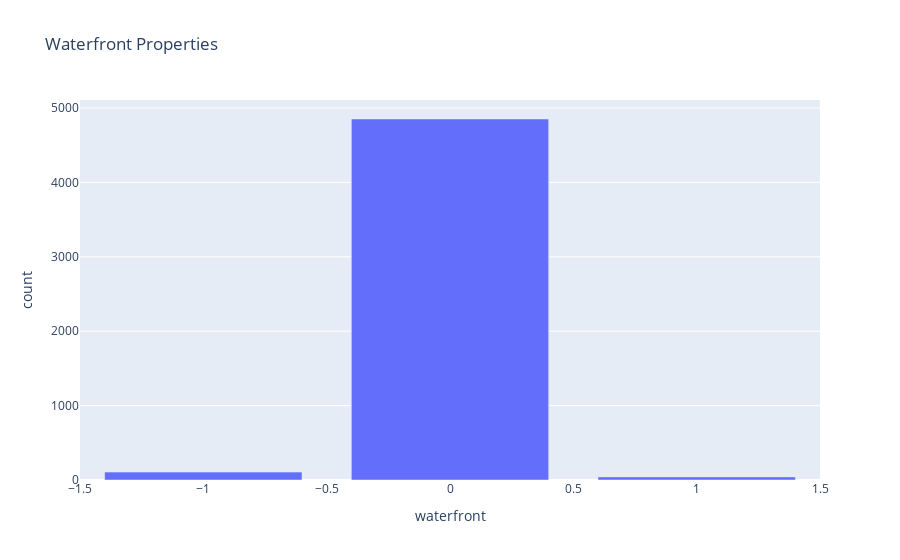

Notebook cell for this chart:
### Markdown cell above
### Identification of Misencoded Values

We observe the following discrepancies in the dataset:

- The **waterfront** variable, which is expected to be dichotomous, contains 3 unique values instead of the expected 2.
- The **condition** variable has 5 unique values, while it should only have 4 (A, B, C, and D).
- The **floors** variable displays 6 unique values. While this is not necessarily incorrect, as noted earlier in the `_.head()_` output, some of the values contain decimal portions.

We will further investigate these three variables through the use of bar graphs to better understand their distribution and identify any misencoded values.

### Code cell
# Compute the value counts for the 'waterfront' column
woterfront_count = viviendas["waterfront"].value_counts().reset_index()

# Rename columns for clarity
woterfront_count.columns = ['waterfront', 'count']

# Create the bar chart with the corrected DataFrame
figA = px.bar(woterfront_count, x='waterfront', y='count', title='Waterfront Properties')

# Show the bar chart
figA.show()

### Figure 1 — Plotly figure (JSON) as saved in the notebook; plotly's stock layout.template omitted (floating-point values rounded to 4 significant figures)
{"data": [{"alignmentgroup": "True", "hovertemplate": "waterfront=%{x}<br>count=%{y}<extra></extra>", "legendgroup": "", "marker": {"color": "#636efa", "pattern": {"shape": ""}}, "name": "", "offsetgroup": "", "orientation": "v", "showlegend": false, "textposition": "auto", "type": "bar", "x": [0, -1, 1], "xaxis": "x", "y": [4852, 106, 42], "yaxis": "y"}], "layout": {"autosize": true, "barmode": "relative", "legend": {"tracegroupgap": 0}, "title": {"text": "Waterfront Properties"}, "xaxis": {"anchor": "y", "autorange": true, "domain": [0, 1], "range": [-1.5, 1.5], "title": {"text": "waterfront"}, "type": "linear"}, "yaxis": {"anchor": "x", "autorange": true, "domain": [0, 1], "range": [0, 5107.0], "title": {"text": "count"}, "type": "linear"}}}
